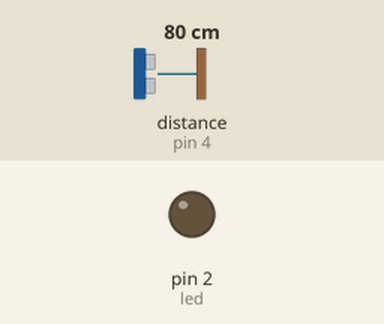
This sketch was run on a simulated Arduino Uno, built with avr-gcc and run on an emulated ATmega328P. Parts: output pins drawn as LEDs (lit = HIGH). Wiring (inferred from the names in the program): ultrasonic range finder: trigger pin 5; echo pin 4. The inputs (shaded band) are chosen by the test bench; at power-on: distance to the obstacle (sensor on pin 4) 80 cm. The echo pulse lasts 58.3 µs per cm; pins used as bus, display or sensor lines are not drawn; what the sketch prints to the serial monitor is not drawn.

Above: at 1.2 s.
1.3 s: distance to the obstacle (sensor on pin 4) set to 54 cm
2.8 s: distance to the obstacle (sensor on pin 4) set to 45 cm
At 4.2 s:
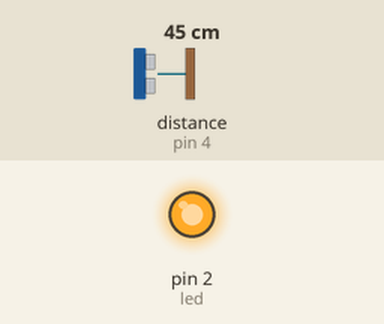
6.0 s: distance to the obstacle (sensor on pin 4) set to 60 cm
At 7.0 s:
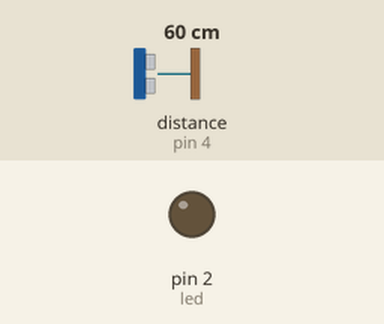
7.5 s: distance to the obstacle (sensor on pin 4) set to 2 cm
At 8.1 s:
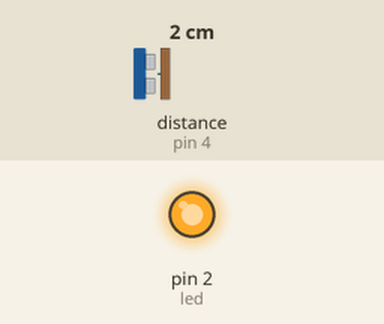
Timing chart, 0 to 10.2 s (numbered marks = the images above; inputs shaded):
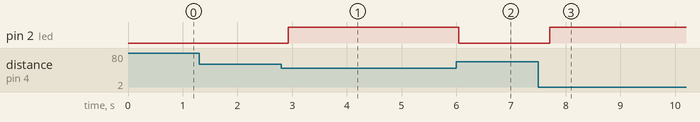

The sketch:

main.ino
```cpp
#include <SoftwareSerial.h>

SoftwareSerial BTSerial(10, 11); // RX | TX
int inputPin=4;
int outputPin=5;
int touch_sensor = 7;
int led = 2;
void setup()
{
  Serial.begin(9600);
  Serial.println("Enter AT commands:");
  BTSerial.begin(9600);  // HC-06 current bound rate (default 9600)
  pinMode(inputPin, INPUT);
  pinMode(outputPin, OUTPUT);
  pinMode(led, OUTPUT);

}

void loop()
{
  // Keep reading from HC-06 and send to Arduino Serial Monitor
  if (BTSerial.available())
    Serial.write(BTSerial.read());
  // Keep reading from Arduino Serial Monitor and send to HC-06
  if (Serial.available())
    BTSerial.write(Serial.read());
  //BTSerial.println(digitalRead(touch_sensor));

  digitalWrite(outputPin, LOW);
  delayMicroseconds(2);
  digitalWrite(outputPin, HIGH);
  delayMicroseconds(10);
  digitalWrite(outputPin, LOW);
  int distance = pulseIn(inputPin, HIGH);
  distance = distance/58;
  BTSerial.println(distance);
  if(distance < 50)
      digitalWrite(led, HIGH);
  else
      digitalWrite(led, LOW);
  delay(200);
}
```

Measured:
- the behaviour switches between 50 and 49 cm on distance to the obstacle (sensor on pin 4) (found by bisection; images 0 and 1)
- after the input at 1.3 s, every drawn part: stays the same
- after the input at 2.8 s, pin 2 (led): LOW → HIGH after 0.13 s
- after the input at 6.0 s, pin 2 (led): HIGH → LOW at once
- after the input at 7.5 s, pin 2 (led): LOW → HIGH after 0.20 s
